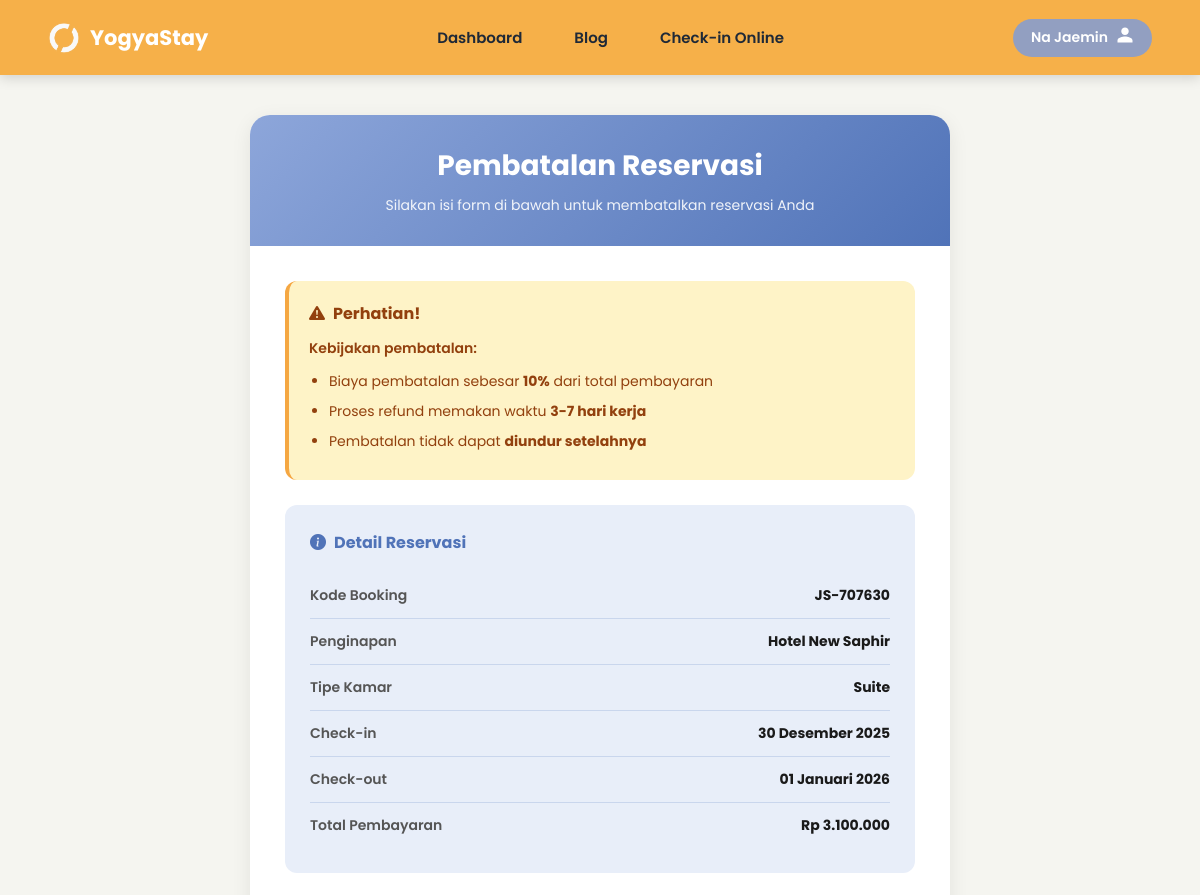
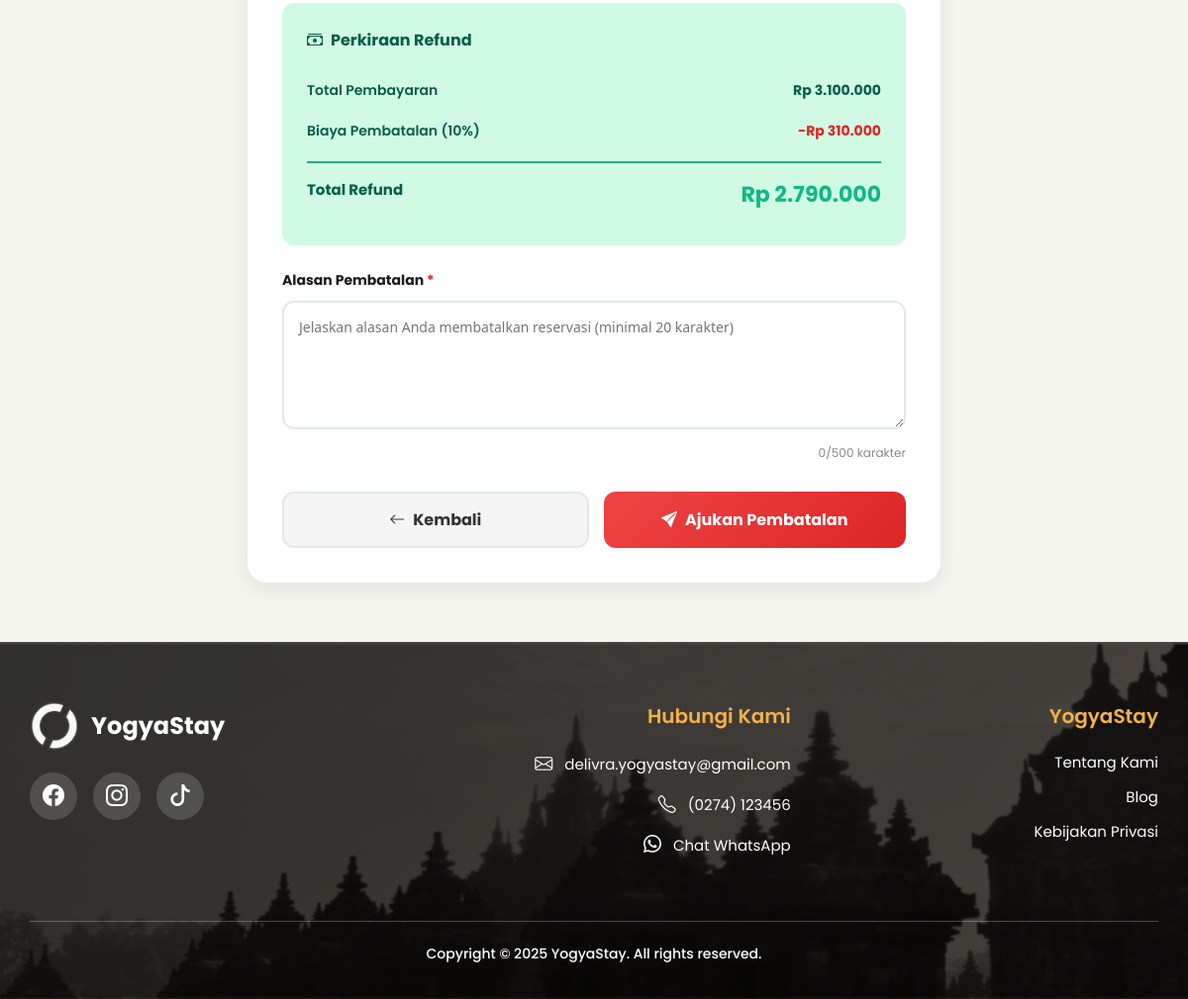
/users/pembatalan.php?id=18 (signed in), run on the app's committed database (2 pictures, top to bottom).
### tables this page shows
CREATE TABLE `booking` (
  `id_booking` int(11) NOT NULL,
  `kode_booking` varchar(20) NOT NULL,
  `id_user` int(11) NOT NULL,
  `id_penginapan` int(11) NOT NULL,
  `id_tipe_kamar` int(11) NOT NULL,
  `tanggal_checkin` date NOT NULL,
  `tanggal_checkout` date NOT NULL,
  `jumlah_kamar` int(11) NOT NULL,
  `jumlah_orang` int(11) NOT NULL,
  `total_harga` decimal(12,2) NOT NULL,
  `status_reservasi` enum('dipesan','check-in','selesai','dibatalkan','menunggu_pembatalan') DEFAULT NULL,
  `created_at` timestamp NOT NULL DEFAULT current_timestamp()
);

CREATE TABLE `penginapan` (
  `id_penginapan` int(11) NOT NULL,
  `nama_penginapan` varchar(150) NOT NULL,
  `tipe_penginapan` enum('hotel','villa','homestay') NOT NULL,
  `id_kabupaten` int(11) NOT NULL,
  `id_kecamatan` int(11) NOT NULL,
  `alamat` text NOT NULL,
  `deskripsi` text DEFAULT NULL,
  `tentang_kami` text DEFAULT NULL,
  `harga_mulai` decimal(12,2) NOT NULL,
  `rating` decimal(3,2) DEFAULT 0.00,
  `jumlah_review` int(11) DEFAULT 0,
  `is_featured` tinyint(1) DEFAULT 0,
  `latitude` decimal(10,8) DEFAULT NULL,
  `longitude` decimal(11,8) DEFAULT NULL,
  `status` enum('aktif','nonaktif') DEFAULT 'aktif',
  `created_at` timestamp NOT NULL DEFAULT current_timestamp()
);

CREATE TABLE `tipe_kamar` (
  `id_tipe_kamar` int(11) NOT NULL,
  `id_penginapan` int(11) NOT NULL,
  `nama_tipe` varchar(100) NOT NULL,
  `harga_per_malam` decimal(12,2) NOT NULL,
  `kapasitas_orang` int(11) NOT NULL,
  `jumlah_kamar` int(11) NOT NULL,
  `deskripsi` text DEFAULT NULL
);

### users/pembatalan.php (the view, shortened to what this page needs)
<?php
require_once '../config.php';
$user_id = $_SESSION['user_id'];
$id_booking = isset($_GET['id']) ? intval($_GET['id']) : 0;
$query = "SELECT b.*, p.nama_penginapan, tk.nama_tipe, u.nama as nama_pemesan
          FROM booking b
          LEFT JOIN penginapan p ON b.id_penginapan = p.id_penginapan
          LEFT JOIN tipe_kamar tk ON b.id_tipe_kamar = tk.id_tipe_kamar
          LEFT JOIN users u ON b.id_user = u.id_user
          WHERE b.id_booking = ? AND b.id_user = ? AND b.status_reservasi != 'dibatalkan'";
$stmt = mysqli_prepare($conn, $query);
mysqli_stmt_bind_param($stmt, "ii", $id_booking, $user_id);
mysqli_stmt_execute($stmt);
$result = mysqli_stmt_get_result($stmt);
$booking = mysqli_fetch_assoc($result);
$biaya_pembatalan = $booking['total_harga'] * 0.10;
$total_refund = $booking['total_harga'] - $biaya_pembatalan;
function formatTanggalIndo($tanggal) {
    $bulan = array(
        1 => 'Januari', 2 => 'Februari', 3 => 'Maret', 4 => 'April',
        5 => 'Mei', 6 => 'Juni', 7 => 'Juli', 8 => 'Agustus',
        9 => 'September', 10 => 'Oktober', 11 => 'November', 12 => 'Desember'
    );
    $split = explode('-', $tanggal);
    return $split[2] . ' ' . $bulan[(int)$split[1]] . ' ' . $split[0];
}
require_once 'header.php';
?>
<link rel="stylesheet" href="https://cdn.jsdelivr.net/npm/bootstrap-icons@1.11.1/font/bootstrap-icons.css">
<div class="pembatalan-wrapper">
    <div class="pembatalan-container">
        <div class="pembatalan-card">
            <div class="card-header-custom">
                <h1>Pembatalan Reservasi</h1>
                <p>Silakan isi form di bawah untuk membatalkan reservasi Anda</p>
            </div>
            <div class="card-body-custom">
                <div class="warning-box">
                    <h3>
                        <i class="bi bi-exclamation-triangle-fill"></i>
                        Perhatian!
                    </h3>
                    <p>Kebijakan pembatalan:</p>
                    <ul>
                        <li>Biaya pembatalan sebesar <strong>10%</strong> dari total pembayaran</li>
                        <li>Proses refund memakan waktu <strong>3-7 hari kerja</strong></li>
                        <li>Pembatalan tidak dapat <strong>diundur setelahnya</strong></li>
                    </ul>
                </div>
                <div class="detail-box">
                    <h3>
                        <i class="bi bi-info-circle-fill"></i>
                        Detail Reservasi
                    </h3>
                    <div class="detail-item">
                        <label>Kode Booking</label>
                        <span><?= htmlspecialchars($booking['kode_booking']) ?></span>
                    </div>
                    <div class="detail-item">
                        <label>Penginapan</label>
                        <span><?= htmlspecialchars($booking['nama_penginapan']) ?></span>
                    </div>
                    <div class="detail-item">
                        <label>Tipe Kamar</label>
                        <span><?= htmlspecialchars($booking['nama_tipe']) ?></span>
                    </div>
                    <div class="detail-item">
                        <label>Check-in</label>
                        <span><?= formatTanggalIndo($booking['tanggal_checkin']) ?></span>
                    </div>
                    <div class="detail-item">
                        <label>Check-out</label>
                        <span><?= formatTanggalIndo($booking['tanggal_checkout']) ?></span>
                    </div>
                    <div class="detail-item">
                        <label>Total Pembayaran</label>
                        <span>Rp <?= number_format($booking['total_harga'], 0, ',', '.') ?></span>
                    </div>
                </div>
                <div class="refund-box">
                    <h3>
                        <i class="bi bi-cash-stack"></i>
                        Perkiraan Refund
                    </h3>
                    <div class="refund-item">
                        <label>Total Pembayaran</label>
                        <span>Rp <?= number_format($booking['total_harga'], 0, ',', '.') ?></span>
                    </div>
                    <div class="refund-item negative">
                        <label>Biaya Pembatalan (10%)</label>
                        <span>-Rp <?= number_format($biaya_pembatalan, 0, ',', '.') ?></span>
                    </div>
                    <div class="refund-item total">
                        <label>Total Refund</label>
                        <span>Rp <?= number_format($total_refund, 0, ',', '.') ?></span>
                    </div>
                </div>
                <form method="POST" id="cancelForm">
                    <div class="form-group">
                        <label>
                            Alasan Pembatalan <span class="required">*</span>
                        </label>
                        <textarea
                            name="alasan"
                            id="alasan"
                            placeholder="Jelaskan alasan Anda membatalkan reservasi (minimal 20 karakter)"
                            maxlength="500"
                            required
                        ><?= isset($_POST['alasan']) ? htmlspecialchars($_POST['alasan']) : '' ?></textarea>
                        <div class="char-count">
                            <span id="charCount">0</span>/500 karakter
                        </div>
                    </div>
                    <div class="button-group">
                        <button type="button" class="btn-custom btn-cancel-action" id="btnKembali">
                            <i class="bi bi-arrow-left"></i>
                            Kembali
                        </button>
                        <button type="button" class="btn-custom btn-submit" id="btnSubmit">
                            <i class="bi bi-send-fill"></i>
                            Ajukan Pembatalan
                        </button>
                    </div>
                </form>
            </div>
        </div>
    </div>
</div>
<?php
require_once 'footer.php';
?>

### users/header.php (style rules this page uses)
* { margin: 0; padding: 0; box-sizing: border-box; }
body { font-family: 'Poppins', sans-serif; background: #F5F5F5; }

### users/pembatalan.php (style rules this page uses)
.pembatalan-wrapper { min-height: 80vh; background: #f5f5f0; padding: 40px 20px; }
.pembatalan-container { max-width: 700px; margin: 0 auto; }
.pembatalan-card { background: white; border-radius: 20px; overflow: hidden; box-shadow: 0 5px 20px rgba(0,0,0,0.08); margin-bottom: 20px; }
.card-header-custom { background: linear-gradient(135deg, #8da6daff 0%, #5073b8ff 100%); color: white; padding: 30px; text-align: center; }
.card-header-custom h1 { font-size: 28px; margin-bottom: 8px; font-weight: bold; }
.card-header-custom p { font-size: 14px; opacity: 0.9; margin: 0; }
.card-body-custom { padding: 35px; }
.warning-box { background: #fef3c7; border-left: 4px solid #f5a742; padding: 20px; border-radius: 12px; margin-bottom: 25px; }
.warning-box h3 { color: #92400e; font-size: 16px; margin-bottom: 12px; display: flex; align-items: center; gap: 8px; font-weight: 700; }
.warning-box p { margin-bottom: 10px; color: #92400e; font-size: 14px; font-weight: 600; }
.warning-box ul { margin-left: 20px; color: #92400e; font-size: 14px; line-height: 1.8; }
.warning-box ul li { margin-bottom: 5px; }
.detail-box { background: #e8eef9; border-radius: 12px; padding: 25px; margin-bottom: 25px; }
.detail-box h3 { color: #5073b8ff; font-size: 16px; margin-bottom: 18px; font-weight: 700; display: flex; align-items: center; gap: 8px; }
.detail-item { display: flex; justify-content: space-between; padding: 12px 0; border-bottom: 1px solid #c9d6ed; font-size: 14px; }
.detail-item:last-child { border-bottom: none; }
.detail-item label { color: #555; font-weight: 600; }
.detail-item span { color: #1a1a1a; font-weight: 700; text-align: right; }
.refund-box { background: #d1fae5; border-radius: 12px; padding: 25px; margin-bottom: 25px; }
.refund-box h3 { color: #065f46; font-size: 16px; margin-bottom: 18px; font-weight: 700; display: flex; align-items: center; gap: 8px; }
.refund-item { display: flex; justify-content: space-between; padding: 10px 0; font-size: 14px; }
.refund-item label { color: #065f46; font-weight: 600; }
.refund-item span { font-weight: 700; color: #065f46; }
.refund-item.negative span { color: #dc2626; }
.refund-item.total { border-top: 2px solid #10b981; padding-top: 15px; margin-top: 10px; }
.refund-item.total label { font-size: 15px; font-weight: 700; }
.refund-item.total span { font-size: 22px; color: #10b981; }
.form-group { margin-bottom: 25px; }
.form-group label { display: block; margin-bottom: 10px; color: #1a1a1a; font-weight: 700; font-size: 14px; }
.form-group label .required { color: #dc2626; }
.form-group textarea { width: 100%; padding: 15px; border: 2px solid #e5e7eb; border-radius: 12px; font-family: 'Segoe UI', Tahoma, Geneva, Verdana, sans-serif; font-size: 14px; resize: vertical; min-height: 130px; transition: border-color 0.3s; }
.char-count { text-align: right; font-size: 12px; color: #888; margin-top: 8px; }
.button-group { display: flex; gap: 15px; margin-top: 30px; }
.btn-custom { flex: 1; padding: 14px; border: none; border-radius: 12px; font-size: 16px; font-weight: 700; cursor: pointer; transition: all 0.3s; text-align: center; text-decoration: none; display: inline-flex; align-items: center; justify-content: center; gap: 8px; }
.btn-cancel-action { background: #f5f5f5; color: #333; border: 2px solid #e5e7eb; }
.btn-submit { background: linear-gradient(135deg, #ef4444 0%, #dc2626 100%); color: white; }

### users/footer.php (style rules this page uses)
* { font-family: "Poppins", sans-serif; box-sizing: border-box; }

### data on the page
booking: kode_booking "JS-707630", id_penginapan.nama_penginapan "Hotel New Saphir", id_tipe_kamar.nama_tipe "Suite", tanggal_checkin "30 Desember 2025", tanggal_checkout "01 Januari 2026", total_harga "3.100.000", total_harga "310.000", total_harga "2.790.000"

### other printed values
$user_name "Na Jaemin"
